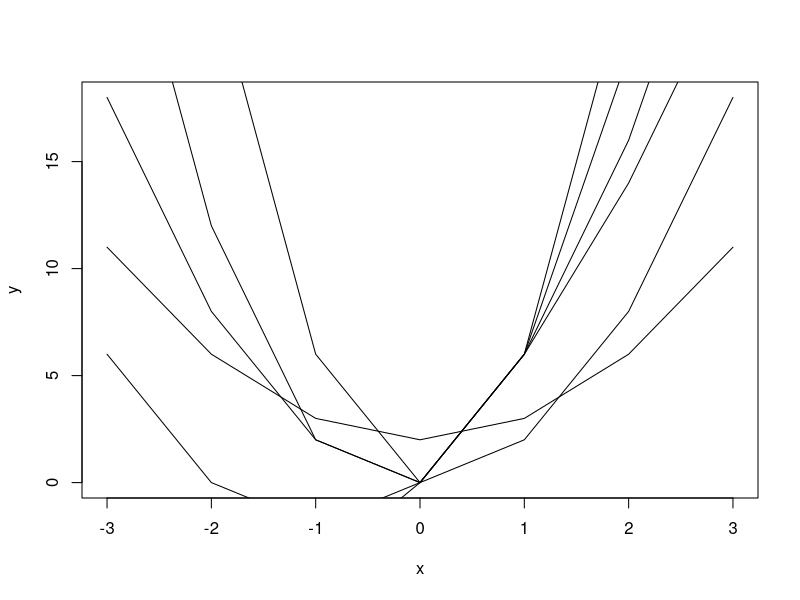
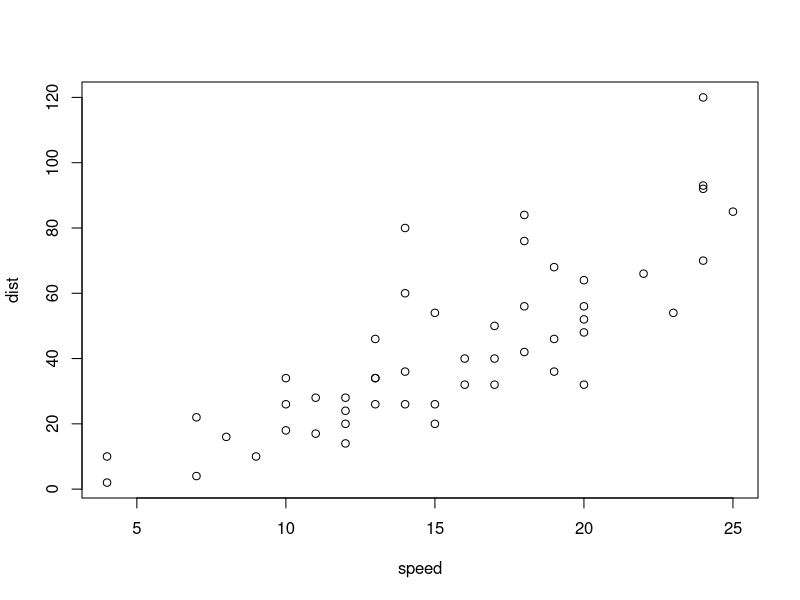

Generate these figures, in order, with R:
## ---- chunk 1
quad <- function(x,a=0,b=0,c=0){
  return(a*x^2+b*x+c)
}
x <- (-3:3)
y <- quad(x,a=2)
plot(x,y,'l')
y2 <- quad(x,a=1,b=5)
y3 <- quad(x,a=2,b=4)
lines(x,y2,'l')
lines(x,y3,'l')
y4 <- quad(x,a=4,b=2)
y5 <- quad(x,a=6)
y6 <- quad(x,a=1,c=2)
lines(x,y4,'l')
lines(x,y5,'l')
lines(x,y6,'l')
## ---- chunk 2

## ---- chunk 3
plot(cars)
